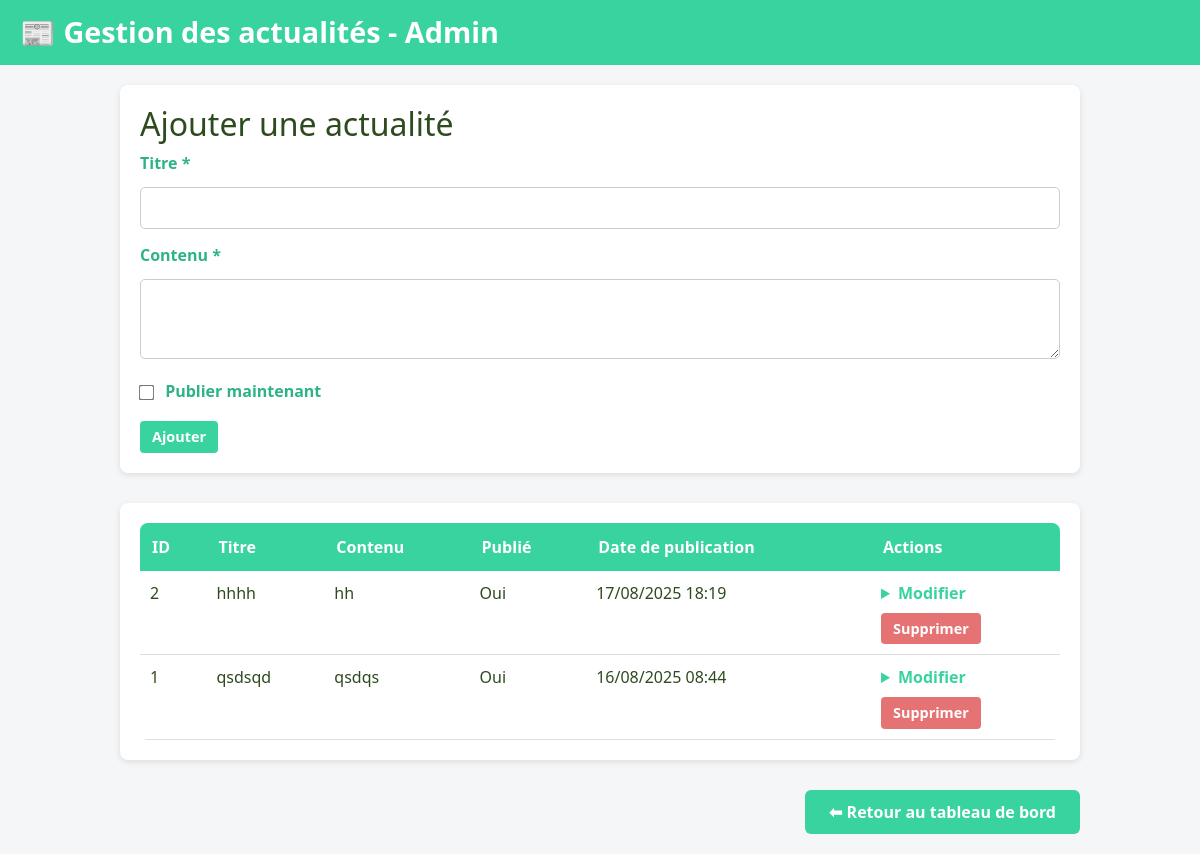
The page /manage_news.php (signed in) on the database its author committed.
### tables this page shows
CREATE TABLE `news` (
  `id` int(11) NOT NULL,
  `title` varchar(255) NOT NULL,
  `content` text NOT NULL,
  `published` tinyint(1) DEFAULT 0,
  `published_at` datetime DEFAULT current_timestamp()
);

### manage_news.php (the view, shortened to what this page needs)
<?php
include __DIR__ . '/db.php';
function e($str) {
    return htmlspecialchars($str, ENT_QUOTES, 'UTF-8');
}
$sql = "SELECT id, title, content, published, published_at FROM news ORDER BY published_at DESC";
$result = $conn->query($sql);
?>
<!DOCTYPE html>
<html lang="fr">
<head>
    <link rel="stylesheet" href="/css/bootstrap.min.css" />
</head>
<body>
    <header class="dashboard-header">
        <h1>📰 Gestion des actualités - Admin</h1>
    </header>
    <main class="dashboard-main">
        <form method="post" class="add-news" autocomplete="off">
            <h2>Ajouter une actualité</h2>
            <label for="title">Titre *</label>
            <input type="text" id="title" name="title" required maxlength="255">
            <label for="content">Contenu *</label>
            <textarea id="content" name="content" required></textarea>
            <label class="form-checkbox">
                <input type="checkbox" name="published">
                Publier maintenant
            </label>
            <button type="submit" name="add_news" class="btn-small">Ajouter</button>
        </form>
        <div class="table-container">
            <table class="dashboard-table" cellspacing="0">
                <thead>
                    <tr>
                        <th>ID</th>
                        <th>Titre</th>
                        <th>Contenu</th>
                        <th>Publié</th>
                        <th>Date de publication</th>
                        <th>Actions</th>
                    </tr>
                </thead>
                <tbody>
                    <?php if ($result && $result->num_rows > 0): ?>
                        <?php while ($row = $result->fetch_assoc()): ?>
                            <tr>
                                <td><?= $row['id'] ?></td>
                                <td><?= e($row['title']) ?></td>
                                <td style="max-width: 300px; white-space: pre-wrap;"><?= e($row['content']) ?></td>
                                <td><?= $row['published'] ? 'Oui' : 'Non' ?></td>
                                <td><?= e(date('d/m/Y H:i', strtotime($row['published_at']))) ?></td>
                                <td>
                                    <details>
                                        <summary style="cursor:pointer; color: var(--primary-color); font-weight:600;">Modifier</summary>
                                    </details>
                                    <form method="post" style="margin-top:8px;" onsubmit="return confirm('Supprimer cette actualité ?');">
                                        <button type="submit" name="delete_news" class="btn-small" style="background:#e57373;">Supprimer</button>
                                    </form>
                                </td>
                            </tr>
                        <?php endwhile; ?>
                    <?php else: ?>
                        <tr><td colspan="6" style="text-align:center;">Aucune actualité trouvée.</td></tr>
                    <?php endif; ?>
                </tbody>
            </table>
        </div>
        <div style="text-align:right; margin-top: 20px;">
            <a href="admin_dashboard.php" class="btn-primary">⬅ Retour au tableau de bord</a>
        </div>
    </main>
</body>
</html>

### manage_news.php (style rules this page uses)
:root { --primary-color: #38d39f; --primary-dark: #2eb389; --dashboard-bg: #f4f6f8; }
body { margin: 0; font-family: "Segoe UI", Tahoma, Geneva, Verdana, sans-serif; background-color: var(--dashboard-bg); color: #2e4a1f; }
.dashboard-header { background: var(--primary-color); padding: 15px 20px; color: white; user-select: none; }
.dashboard-header h1 { margin: 0; font-weight: 700; font-size: 1.8rem; }
.dashboard-main { padding: 20px; max-width: 1000px; margin: auto; }
.table-container { background: white; border-radius: 8px; padding: 20px; box-shadow: 0 2px 6px rgba(0,0,0,0.1); margin-bottom: 30px; }
.dashboard-table { width: 100%; border-collapse: collapse; overflow: hidden; border-radius: 8px; }
.dashboard-table th { background: var(--primary-color); color: white; text-align: left; padding: 12px; }
.dashboard-table td { padding: 10px; border-bottom: 1px solid #ddd; vertical-align: top; }
.btn-small { background: var(--primary-color); color: white; border: none; padding: 5px 12px; border-radius: 4px; cursor: pointer; font-weight: 600; font-size: 0.9rem; transition: background 0.3s ease; }
.btn-primary { background: var(--primary-color); color: white; padding: 10px 24px; text-decoration: none; border-radius: 6px; font-weight: 700; display: inline-block; transition: background 0.3s ease; }
input[type="text"], textarea { width: 100%; padding: 8px 12px; margin: 6px 0 14px 0; border: 1px solid #ccc; border-radius: 5px; font-family: inherit; font-size: 1rem; resize: vertical; }
textarea { min-height: 80px; }
label { font-weight: 600; display: block; margin-bottom: 6px; color: var(--primary-dark); }
form.add-news { background: white; border-radius: 8px; padding: 20px; box-shadow: 0 2px 6px rgba(0,0,0,0.1); margin-bottom: 30px; }
.form-checkbox { margin-bottom: 18px; font-weight: 600; color: var(--primary-dark); }
.form-checkbox input[type="checkbox"] { transform: scale(1.2); margin-right: 8px; vertical-align: middle; cursor: pointer; }

### rows shown on the page
news: id "2", title "hhhh", content "hh", published "Oui", published_at "17/08/2025 18:19"
news: id "1", title "qsdsqd", content "qsdqs", published "Oui", published_at "16/08/2025 08:44"
